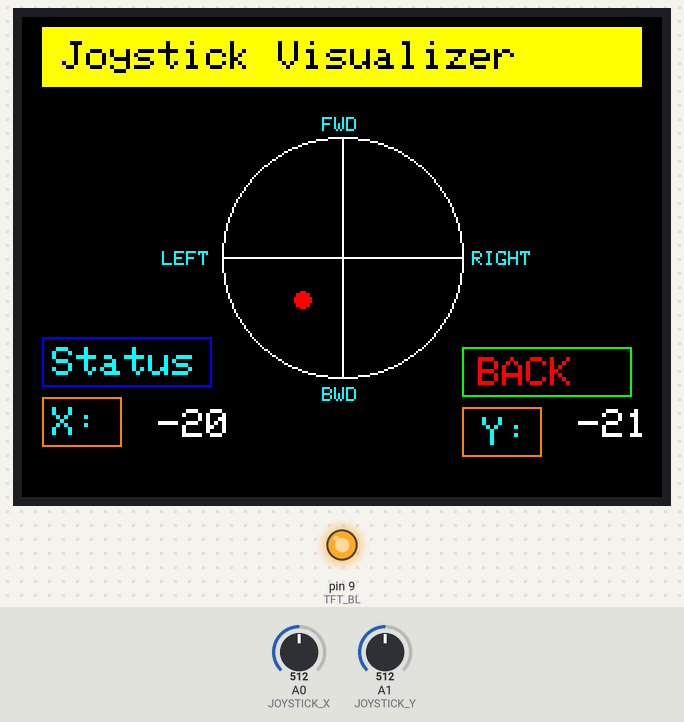
This sketch was run on a simulated Arduino Mega 2560, built with avr-gcc and run on an emulated ATmega2560. Shown: 320×240 colour display, output pins drawn as LEDs (lit = HIGH). Inputs (shaded band) come from the test bench; at power-on: A0 (JOYSTICK_X) = 512, A1 (JOYSTICK_Y) = 512.

Above: at 1.4 s.
1.5 s: A0 (JOYSTICK_X) set to 572
At 2.3 s:
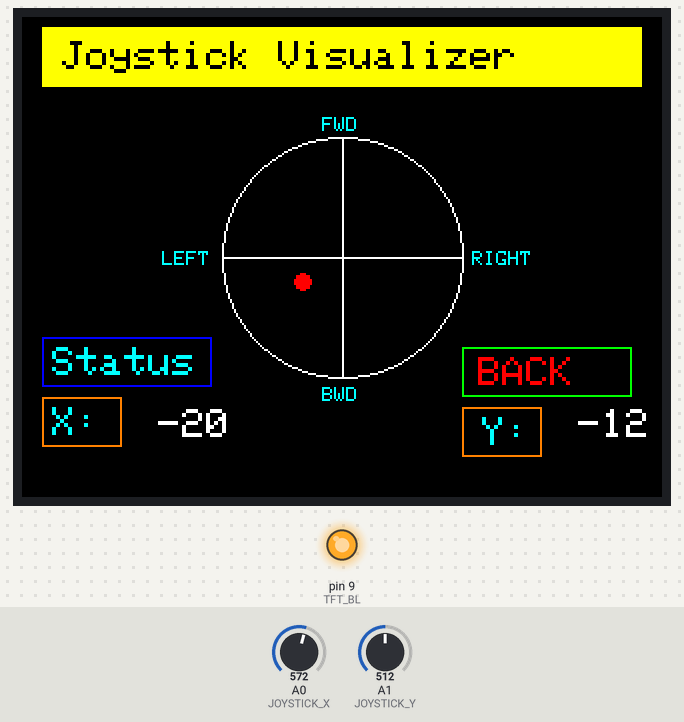
3.0 s: A0 (JOYSTICK_X) set to 596
At 3.5 s:
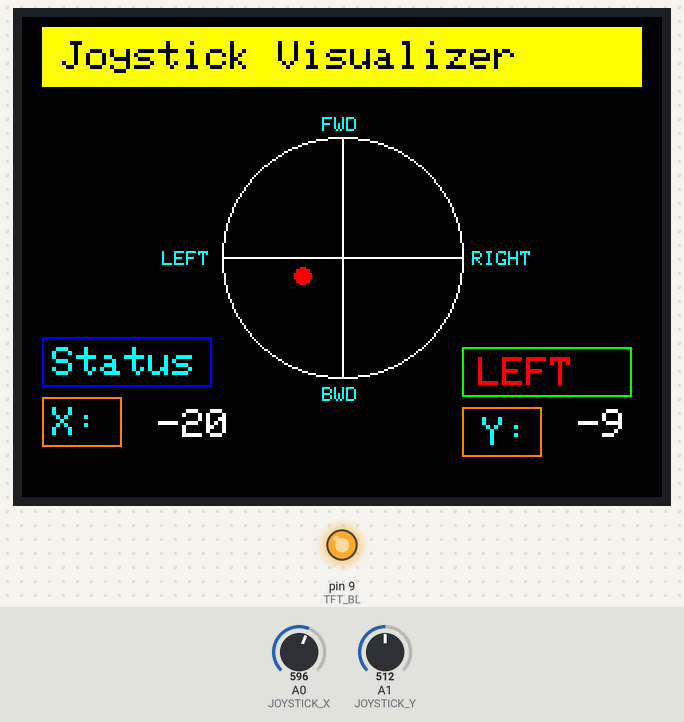
4.5 s: A1 (JOYSTICK_Y) set to 558
At 5.7 s:
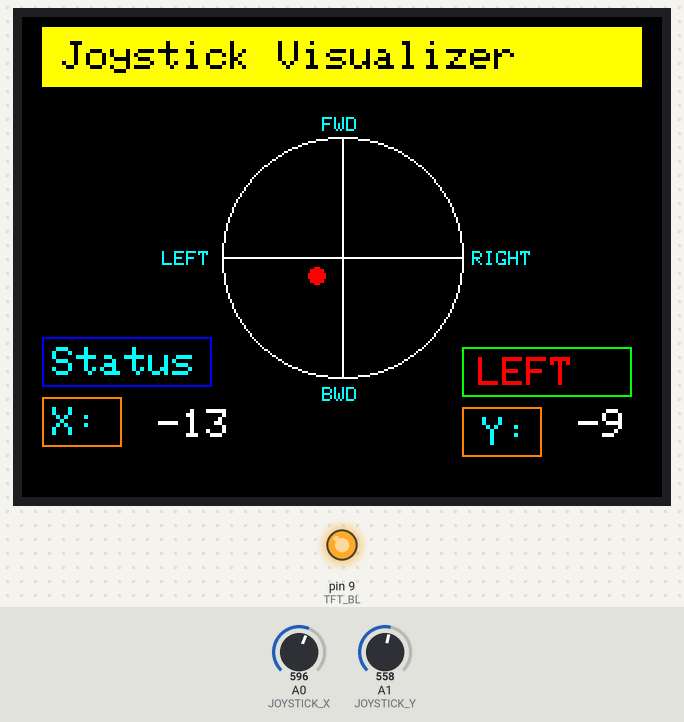
6.0 s: A1 (JOYSTICK_Y) set to 586
At 7.0 s:
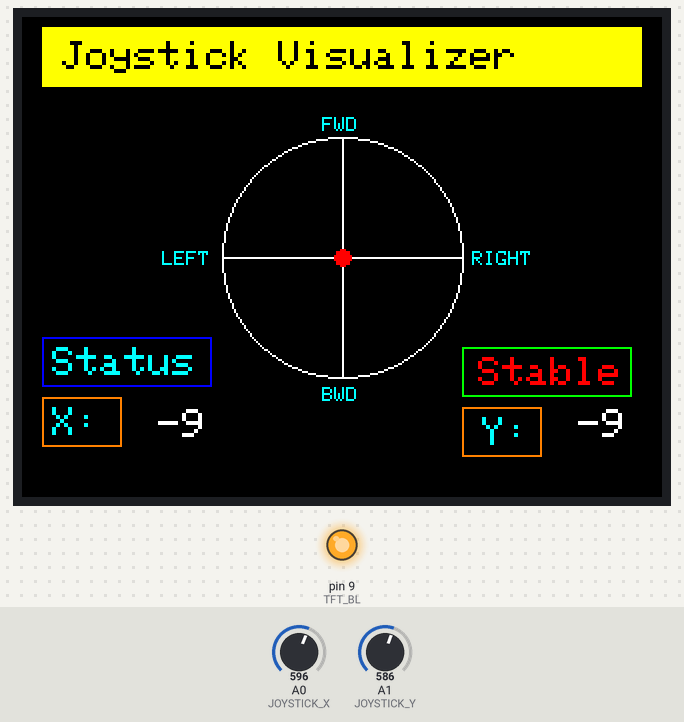
7.5 s: A0 (JOYSTICK_X) set to 511
At 8.2 s:
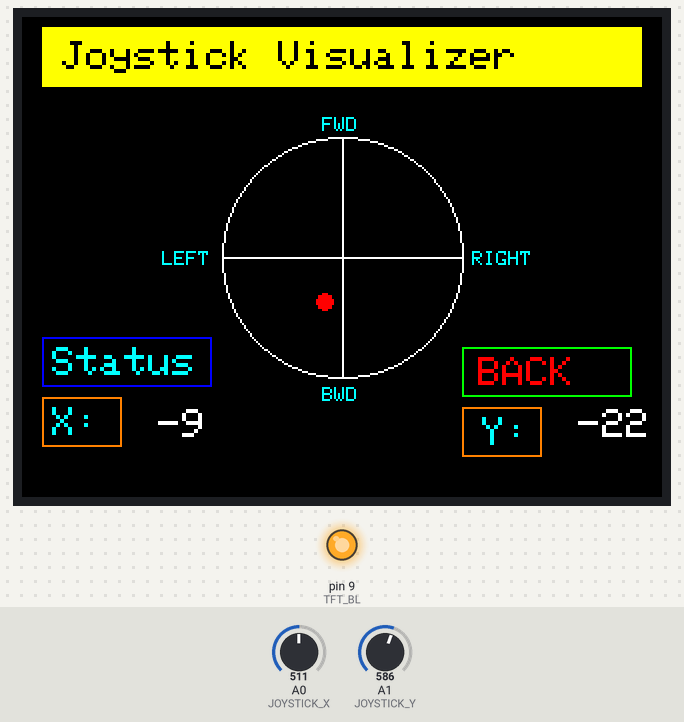
9.0 s: A0 (JOYSTICK_X) set to 716
At 9.4 s:
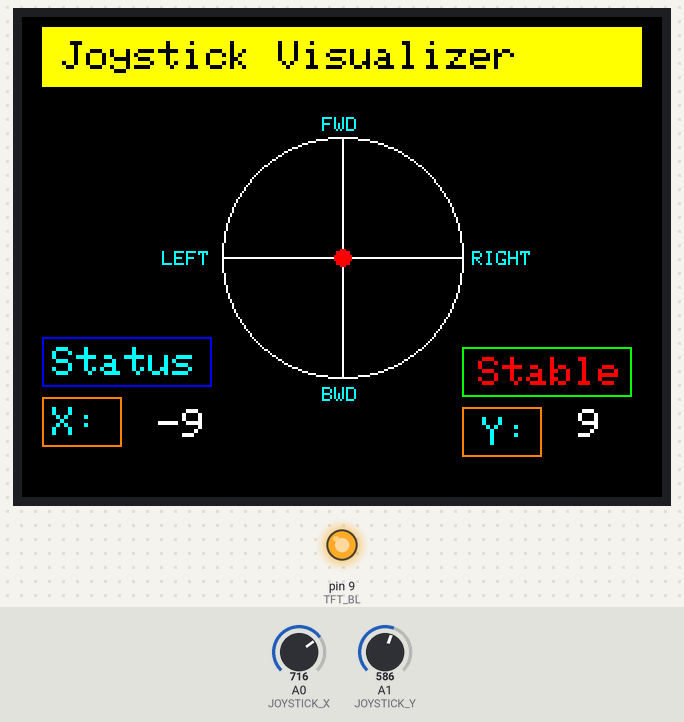
10.5 s: A0 (JOYSTICK_X) set to 740
Timing chart, 0 to 13.0 s (numbered marks = the images above; inputs shaded):
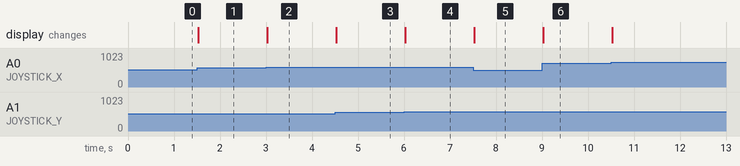

The sketch:

joystick_TFT.ino
```cpp
#include <Adafruit_GFX.h>
#include <Adafruit_ST7789.h>
#include <SPI.h>
#include <math.h>

#define JOYSTICK_X A0
#define JOYSTICK_Y A1

#define TFT_CS 53
#define TFT_RST 8
#define TFT_DC 7
#define TFT_BL 9

Adafruit_ST7789 tft = Adafruit_ST7789(TFT_CS, TFT_DC, TFT_RST);

#define X_MIN 320
#define X_CENTER 640
#define X_MAX 1000

#define Y_MIN 320
#define Y_CENTER 650
#define Y_MAX 1000

#define TOLERANCE 5

#define CENTER_X 160
#define CENTER_Y 120
#define RADIUS 60

int prevDotX = CENTER_X;
int prevDotY = CENTER_Y;
String prevDirection = "";
int prevMappedX = 999;
int prevMappedY = 999;

void setup() {
  pinMode(TFT_BL, OUTPUT);
  digitalWrite(TFT_BL, HIGH);

  Serial.begin(9600);
  tft.init(240, 320);
  tft.setRotation(1);
  tft.fillScreen(ST77XX_BLACK);

  tft.fillRect(10, 5, 300, 30, ST77XX_YELLOW);
  tft.setTextColor(ST77XX_BLACK, ST77XX_YELLOW);
  tft.setTextSize(2);
  tft.setCursor(20, 12);
  tft.print("Joystick Visualizer");

  drawCircleBase();
  drawDot(CENTER_X, CENTER_Y);

  tft.drawRect(10, 160, 85, 25, ST77XX_BLUE);
  tft.setTextSize(2);
  tft.setCursor(15, 165);
  tft.print("Status");

  tft.drawRect(10, 190, 40, 25, ST77XX_ORANGE);
  tft.setCursor(15, 195);
  tft.print("X:");

  tft.drawRect(220, 195, 40, 25, ST77XX_ORANGE);
  tft.setCursor(230, 200);
  tft.print("Y:");
}

void loop() {
  int rawY = analogRead(JOYSTICK_X);
  int rawX = analogRead(JOYSTICK_Y);

  int mappedX = (rawX < X_CENTER)
                  ? map(rawX, X_MIN, X_CENTER, -50, 0)
                  : map(rawX, X_CENTER, X_MAX, 0, 50);

  int mappedY = (rawY < Y_CENTER)
                  ? map(rawY, Y_MIN, Y_CENTER, -50, 0)
                  : map(rawY, Y_CENTER, Y_MAX, 0, 50);

  if (abs(mappedX) < TOLERANCE) mappedX = 0;
  if (abs(mappedY) < TOLERANCE) mappedY = 0;

  String direction = "Stable";
  if (mappedY > 10) direction = "FRONT";
  else if (mappedY < -10) direction = "BACK";
  else if (mappedX > 10) direction = "RIGHT";
  else if (mappedX < -10) direction = "LEFT";

  int dotX = CENTER_X + mappedX;
  int dotY = CENTER_Y - mappedY;

  if (direction == "Stable") {
    dotX = CENTER_X;
    dotY = CENTER_Y;
  }

  if (dotX != prevDotX || dotY != prevDotY) {
    restoreBackground(prevDotX, prevDotY);
    drawDot(dotX, dotY);
    prevDotX = dotX;
    prevDotY = dotY;
  }

  if (direction != prevDirection) {
    int x = 220;
    int y = 165;
    int w = 85;
    int h = 25;
    int border = 1;

    tft.drawRect(x, y, w, h, ST77XX_GREEN);
    tft.fillRect(x + border, y + border, w - 2 * border, h - 2 * border, ST77XX_BLACK);
    tft.setTextColor(ST77XX_RED, ST77XX_BLACK);
    tft.setCursor(x + 8, y + 5);
    tft.print(direction);

    prevDirection = direction;
  }

  if (mappedX != prevMappedX) {
    int x = 60;
    int y = 190;
    int w = 50;
    int h = 25;

    tft.setTextColor(ST77XX_WHITE, ST77XX_BLACK);
    tft.fillRect(x + 2, y + 2, w - 4, h - 4, ST77XX_BLACK);
    tft.setCursor(x + 8, y + 6);
    tft.print(mappedX);

    prevMappedX = mappedX;
  }

  if (mappedY != prevMappedY) {
    int x = 270;
    int y = 190;
    int w = 50;
    int h = 25;

    tft.setTextColor(ST77XX_WHITE, ST77XX_BLACK);
    tft.fillRect(x + 2, y + 2, w - 4, h - 4, ST77XX_BLACK);
    tft.setCursor(x + 8, y + 6);
    tft.print(mappedY);

    prevMappedY = mappedY;
  }

  delay(40);
}

void drawCircleBase() {
  tft.drawCircle(CENTER_X, CENTER_Y, RADIUS, ST77XX_WHITE);
  tft.drawFastVLine(CENTER_X, CENTER_Y - RADIUS, RADIUS * 2, ST77XX_WHITE);
  tft.drawFastHLine(CENTER_X - RADIUS, CENTER_Y, RADIUS * 2, ST77XX_WHITE);

  tft.setTextColor(ST77XX_CYAN);
  tft.setTextSize(1);
  tft.setCursor(CENTER_X - 10, CENTER_Y - RADIUS - 10);
  tft.print("FWD");
  tft.setCursor(CENTER_X - 10, CENTER_Y + RADIUS + 5);
  tft.print("BWD");
  tft.setCursor(CENTER_X - RADIUS - 30, CENTER_Y - 3);
  tft.print("LEFT");
  tft.setCursor(CENTER_X + RADIUS + 5, CENTER_Y - 3);
  tft.print("RIGHT");
}

void drawDot(int x, int y) {
  tft.fillCircle(x, y, 4, ST77XX_RED);
}

void restoreBackground(int x, int y) {
  int size = 5;
  tft.fillRect(x - size, y - size, size * 2, size * 2, ST77XX_BLACK);

  int dx = x - CENTER_X;
  int dy = y - CENTER_Y;
  int dist = sqrt(dx * dx + dy * dy);

  if (x >= CENTER_X - size && x <= CENTER_X + size)
    tft.drawFastVLine(CENTER_X, CENTER_Y - RADIUS, RADIUS * 2, ST77XX_WHITE);

  if (y >= CENTER_Y - size && y <= CENTER_Y + size)
    tft.drawFastHLine(CENTER_X - RADIUS, CENTER_Y, RADIUS * 2, ST77XX_WHITE);

  if (abs(dist - RADIUS) <= size)
    tft.drawCircle(CENTER_X, CENTER_Y, RADIUS, ST77XX_WHITE);
}
```

Measured:
- the behaviour switches between 583 and 584 on A0 (JOYSTICK_X) (found by bisection; images 1 and 2)
- the behaviour switches between 575 and 576 on A1 (JOYSTICK_Y) (found by bisection; images 3 and 4)
- after the input at 1.5 s, the display: changes at once (image 1)
- after the input at 3.0 s, the display: changes at once (image 2)
- after the input at 4.5 s, the display: changes at once (image 3)
- after the input at 6.0 s, the display: changes at once (image 4)
- after the input at 7.5 s, the display: changes at once (image 5)
- after the input at 9.0 s, the display: changes at once (image 6)
